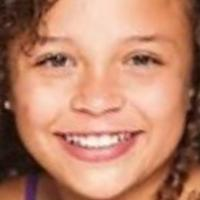
#> input picture data/UTKFace/10_1_1_20170117134313205.jpg.chip.jpg, 200 x 200 px, found by its file name; its folder holds only this picture in this run
$ jupyter execute --allow-errors UTKface_prediction.ipynb
#> lines starting #> are read from the running program, lines starting #| are printed output that depends on the picture
## loading
#libraries installed

[cell 1]
import os
import cv2
import numpy as np
import pandas as pd
import matplotlib.pyplot as plt
import seaborn as sns
from PIL import Image
from skimage.feature import hog
from sklearn.ensemble import RandomForestRegressor
from sklearn.svm import SVR
from sklearn.model_selection import train_test_split
from sklearn.metrics import mean_absolute_error, mean_squared_error
from sklearn.preprocessing import StandardScaler

print("All libraries loaded successfully!")

#image load

[cell 2]
data_path = r"C:\Users\91885\Documents\VS CODE\UTKface_prediction\data\UTKFace"

records = []

for filename in os.listdir(data_path):
    if filename.endswith(".jpg"):
        try:
            parts = filename.split("_")
            age = int(parts[0])
            gender = int(parts[1])  # 0=Male, 1=Female
            race = int(parts[2])    # 0=White,1=Black,2=Asian,3=Indian,4=Other
            filepath = os.path.join(data_path, filename)
            records.append([age, gender, race, filepath])
        except:
            continue

df = pd.DataFrame(records, columns=['Age', 'Gender', 'Race', 'FilePath'])

print(f"Total images loaded: {len(df)}")
print(f"\nAge range: {df['Age'].min()} to {df['Age'].max()}")
print(f"\nFirst 5 rows:")
df.head()

#visualize image

[cell 3]
fig, axes = plt.subplots(2, 5, figsize=(15, 6))
axes = axes.flatten()
#> (the rest of this cell did not finish here and is left out)

#age distribution

[cell 4]
fig, axes = plt.subplots(1, 2, figsize=(12, 4))

# Age histogram
axes[0].hist(df['Age'], bins=30, color='#42A5F5', edgecolor='white')
axes[0].set_title('Age Distribution', fontweight='bold')
axes[0].set_xlabel('Age')
axes[0].set_ylabel('Count')

# Age by Gender
df['GenderLabel'] = df['Gender'].map({0: 'Male', 1: 'Female'})
df.boxplot(column='Age', by='GenderLabel', ax=axes[1],
           boxprops=dict(color='#1565C0'),
           medianprops=dict(color='#F44336', linewidth=2))
axes[1].set_title('Age Distribution by Gender', fontweight='bold')
axes[1].set_xlabel('Gender')
axes[1].set_ylabel('Age')
plt.suptitle('')

plt.tight_layout()
plt.show()
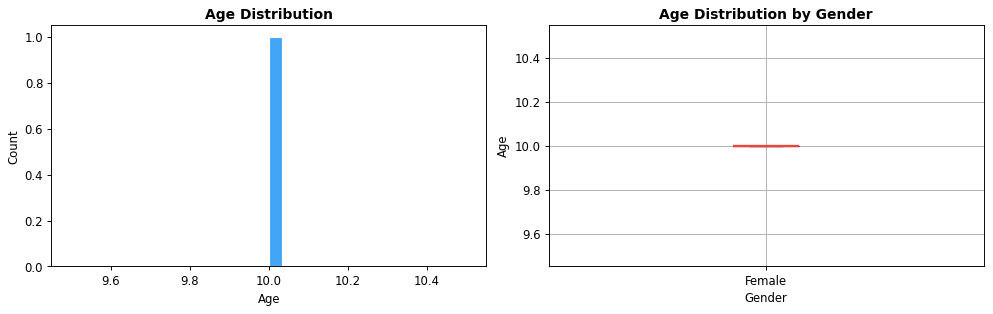
#> figure drawn by matplotlib, 2 panels; panel 1: tallest bar 1 high, from x = 10 to 10.03

print(f"\nAge Statistics:")
print(df['Age'].describe().round(2))

#dataset overview

[cell 5]
print("=" * 45)
print("       UTKFACE DATASET OVERVIEW")
print("=" * 45)

print(f"""
Total Images:     {len(df)}

Age Distribution:
  Min Age:        {df['Age'].min()}
  Max Age:        {df['Age'].max()}
  Average Age:    {df['Age'].mean():.1f}
  Most Common:    {df['Age'].mode()[0]}

Gender Split:
  Male:           {(df['Gender']==0).sum()} ({(df['Gender']==0).mean()*100:.1f}%)
  Female:         {(df['Gender']==1).sum()} ({(df['Gender']==1).mean()*100:.1f}%)

Race Distribution:
  White:          {(df['Race']==0).sum()}
  Black:          {(df['Race']==1).sum()}
  Asian:          {(df['Race']==2).sum()}
  Indian:         {(df['Race']==3).sum()}
  Other:          {(df['Race']==4).sum()}
""")
print("=" * 45)

## feature extraction
#extracting color histogram featres

[cell 6]
def extract_color_histogram(image_path, bins=32):
#> called with bins = 32
    img = cv2.imread(image_path)
#> img is the input picture: shape (200, 200, 3); mean B, G, R 108.3, 132.8, 187.9
    img = cv2.resize(img, (64, 64))
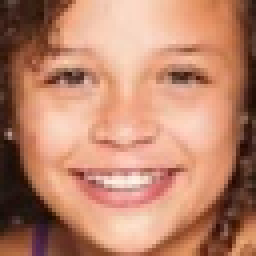
#> img: shape (64, 64, 3) (shown 4 times larger); mean B, G, R 108.2, 132.7, 187.8

    # Extract histogram for each RGB channel
    hist_r = cv2.calcHist([img], [0], None, [bins], [0, 256]).flatten()
#> hist_r = 32 values, max 280 at index 18, min 0 at index 29, mean 128
    hist_g = cv2.calcHist([img], [1], None, [bins], [0, 256]).flatten()
#> hist_g = 32 values, max 324 at index 22, min 0 at index 31, mean 128
    hist_b = cv2.calcHist([img], [2], None, [bins], [0, 256]).flatten()
#> hist_b = 32 values, max 775 at index 30, min 0 at index 0, mean 128

    # Normalize histograms
    hist_r /= hist_r.sum()
#> hist_r = 32 values, max 0.0684 at index 18, min 0 at index 29, mean 0.0312
    hist_g /= hist_g.sum()
#> hist_g = 32 values, max 0.0791 at index 22, min 0 at index 31, mean 0.0312
    hist_b /= hist_b.sum()
#> hist_b = 32 values, max 0.189 at index 30, min 0 at index 0, mean 0.0312

    return np.concatenate([hist_r, hist_g, hist_b])

# Test on one image
test_features = extract_color_histogram(df['FilePath'][0])
#> test_features = 96 values, max 0.189 at index 94, min 0 at index 29, mean 0.0312
print(f"Color histogram feature size: {test_features.shape}")
#| Color histogram feature size: (96,)
print("Sample features:", test_features[:5].round(4))
#| Sample features: [0.0132 0.0349 0.0461 0.0425 0.0391]

#extract HOG features

[cell 7]
from skimage.feature import hog
from skimage import color

def extract_hog_features(image_path):
    img = cv2.imread(image_path)
    img = cv2.resize(img, (64, 64))
    img_gray = cv2.cvtColor(img, cv2.COLOR_BGR2GRAY)
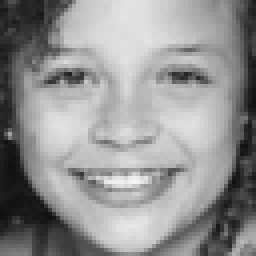
#> img_gray: shape (64, 64) (shown 4 times larger); min 15, max 245, mean 146.4

    hog_features = hog(
        img_gray,
        orientations=8,
        pixels_per_cell=(8, 8),
        cells_per_block=(2, 2),
        visualize=False
    )
#> hog_features = 1568 values, max 0.419 at index 1357, min 0 at index 43, mean 0.135
    return hog_features

# Test on one image
test_hog = extract_hog_features(df['FilePath'][0])
#> test_hog has the same summary as hog_features in extract_hog_features
print(f"HOG feature size: {test_hog.shape}")
#| HOG feature size: (1568,)

$ run again, on data/UTKFace/19_1_0_20170103162951552.jpg.chip.jpg
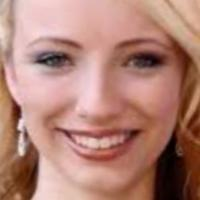
#> input picture data/UTKFace/19_1_0_20170103162951552.jpg.chip.jpg, 200 x 200 px, found by its file name
#> `plt.show()`:
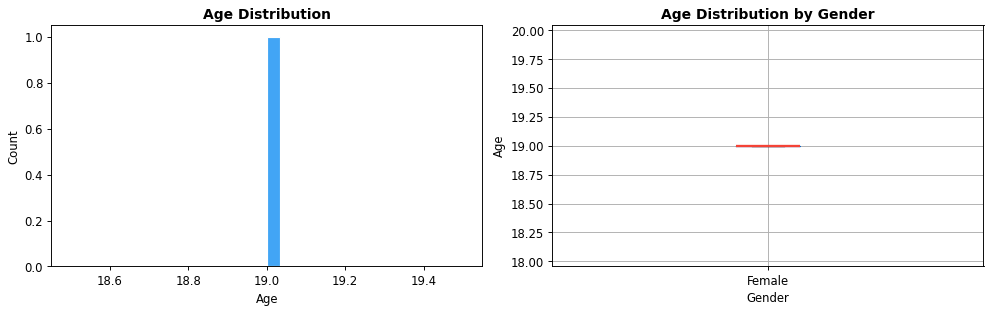
#> figure drawn by matplotlib, 2 panels; panel 1: tallest bar 1 high, from x = 19 to 19.03
#> in extract_color_histogram, img is the input picture: shape (200, 200, 3); mean B, G, R 117.3, 129.7, 177.1
#> img: shape (64, 64, 3)
#> in extract_color_histogram, `hist_r = cv2.calcHist([img], [0], None, [bins], [0, 256]).flatten()`: hist_r = 32 values, max 228 at index 19, min 0 at index 28, mean 128
#> in extract_color_histogram, `hist_g = cv2.calcHist([img], [1], None, [bins], [0, 256]).flatten()`: hist_g = 32 values, max 283 at index 21, min 0 at index 28, mean 128
#> in extract_color_histogram, `hist_b = cv2.calcHist([img], [2], None, [bins], [0, 256]).flatten()`: hist_b = 32 values, max 346 at index 27, min 1 at index 0, mean 128
#> in extract_color_histogram, `hist_r /= hist_r.sum()`: hist_r = 32 values, max 0.0557 at index 19, min 0 at index 28, mean 0.0312
#> in extract_color_histogram, `hist_g /= hist_g.sum()`: hist_g = 32 values, max 0.0691 at index 21, min 0 at index 28, mean 0.0312
#> in extract_color_histogram, `hist_b /= hist_b.sum()`: hist_b = 32 values, max 0.0845 at index 27, min 0.000244 at index 0, mean 0.0312
#> test_features = 96 values, max 0.0845 at index 91, min 0 at index 28, mean 0.0312
#| Color histogram feature size: (96,)
#| Sample features: [0.0417 0.0264 0.0205 0.0193 0.0168]
#> in extract_hog_features, `img_gray = cv2.cvtColor(img, cv2.COLOR_BGR2GRAY)`:
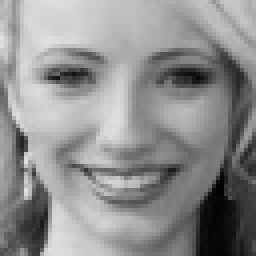
#> img_gray: shape (64, 64) (shown 4 times larger); min 3, max 226, mean 142.4
#> hog_features = 1568 values, max 0.465 at index 1376, min 0 at index 78, mean 0.134
#> test_hog has the same summary as hog_features in extract_hog_features
#| HOG feature size: (1568,)

$ run again, on data/UTKFace/1_0_2_20161219155850477.jpg.chip.jpg
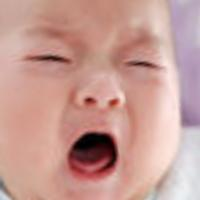
#> input picture data/UTKFace/1_0_2_20161219155850477.jpg.chip.jpg, 200 x 200 px, found by its file name
#> `plt.show()`:
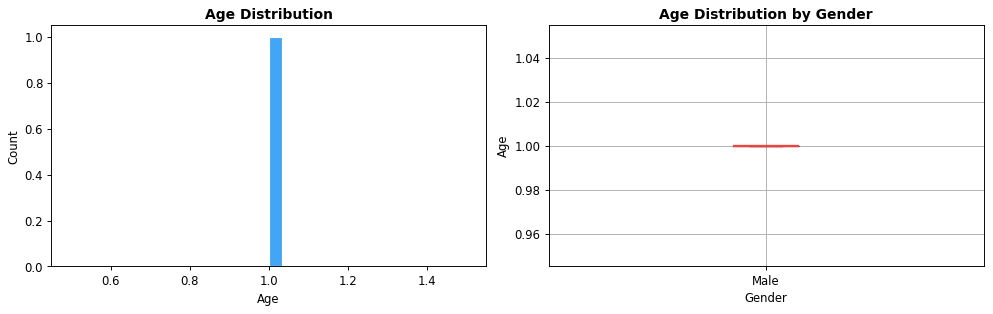
#> figure drawn by matplotlib, 2 panels; panel 1: tallest bar 1 high, from x = 1 to 1.03
#> in extract_color_histogram, img is the input picture: shape (200, 200, 3); mean B, G, R 148.1, 155.9, 198.9
#> img: shape (64, 64, 3)
#> in extract_color_histogram, `hist_r = cv2.calcHist([img], [0], None, [bins], [0, 256]).flatten()`: hist_r = 32 values, max 604 at index 18, min 0 at index 31, mean 128
#> in extract_color_histogram, `hist_g = cv2.calcHist([img], [1], None, [bins], [0, 256]).flatten()`: hist_g = 32 values, max 663 at index 20, min 0 at index 31, mean 128
#> in extract_color_histogram, `hist_b = cv2.calcHist([img], [2], None, [bins], [0, 256]).flatten()`: hist_b = 32 values, max 926 at index 26, min 3 at index 5, mean 128
#> in extract_color_histogram, `hist_r /= hist_r.sum()`: hist_r = 32 values, max 0.147 at index 18, min 0 at index 31, mean 0.0312
#> in extract_color_histogram, `hist_g /= hist_g.sum()`: hist_g = 32 values, max 0.162 at index 20, min 0 at index 31, mean 0.0312
#> in extract_color_histogram, `hist_b /= hist_b.sum()`: hist_b = 32 values, max 0.226 at index 26, min 0.000732 at index 5, mean 0.0312
#> test_features = 96 values, max 0.226 at index 90, min 0 at index 31, mean 0.0312
#| Color histogram feature size: (96,)
#| Sample features: [0.011  0.0034 0.0046 0.0044 0.0059]
#> in extract_hog_features, `img_gray = cv2.cvtColor(img, cv2.COLOR_BGR2GRAY)`:
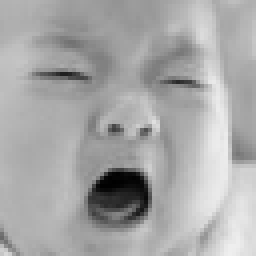
#> img_gray: shape (64, 64) (shown 4 times larger); min 0, max 239, mean 167.8
#> hog_features = 1568 values, max 0.477 at index 458, min 0 at index 3, mean 0.134
#> test_hog has the same summary as hog_features in extract_hog_features
#| HOG feature size: (1568,)

$ run again, on data/UTKFace/1_0_3_20161219230714633.jpg.chip.jpg
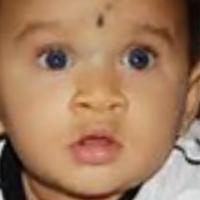
#> input picture data/UTKFace/1_0_3_20161219230714633.jpg.chip.jpg, 200 x 200 px, found by its file name
#> `plt.show()`:
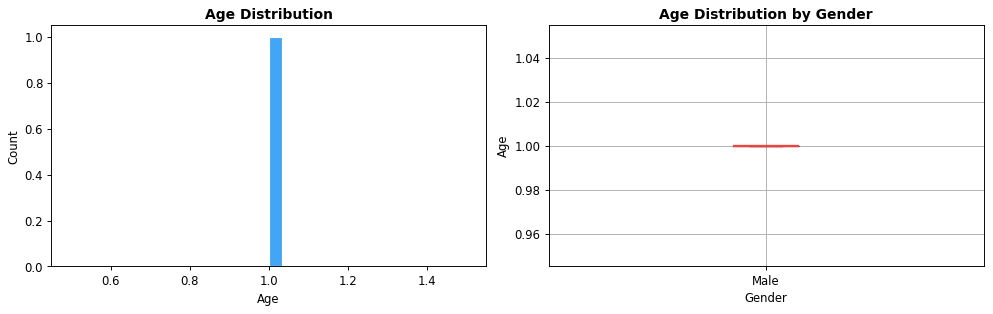
#> figure drawn by matplotlib, 2 panels; panel 1: tallest bar 1 high, from x = 1 to 1.03
#> in extract_color_histogram, img is the input picture: shape (200, 200, 3); mean B, G, R 95.6, 125.4, 164.2
#> img: shape (64, 64, 3)
#> in extract_color_histogram, `hist_r = cv2.calcHist([img], [0], None, [bins], [0, 256]).flatten()`: hist_r = 32 values, max 482 at index 14, min 0 at index 29, mean 128
#> in extract_color_histogram, `hist_g = cv2.calcHist([img], [1], None, [bins], [0, 256]).flatten()`: hist_g = 32 values, max 474 at index 19, min 0 at index 29, mean 128
#> in extract_color_histogram, `hist_b = cv2.calcHist([img], [2], None, [bins], [0, 256]).flatten()`: hist_b = 32 values, max 596 at index 24, min 0 at index 29, mean 128
#> in extract_color_histogram, `hist_r /= hist_r.sum()`: hist_r = 32 values, max 0.118 at index 14, min 0 at index 29, mean 0.0312
#> in extract_color_histogram, `hist_g /= hist_g.sum()`: hist_g = 32 values, max 0.116 at index 19, min 0 at index 29, mean 0.0312
#> in extract_color_histogram, `hist_b /= hist_b.sum()`: hist_b = 32 values, max 0.146 at index 24, min 0 at index 29, mean 0.0312
#> test_features = 96 values, max 0.146 at index 88, min 0 at index 29, mean 0.0312
#| Color histogram feature size: (96,)
#| Sample features: [0.0139 0.0242 0.0303 0.0142 0.0217]
#> in extract_hog_features, `img_gray = cv2.cvtColor(img, cv2.COLOR_BGR2GRAY)`:
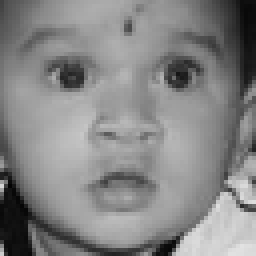
#> img_gray: shape (64, 64) (shown 4 times larger); min 2, max 226, mean 133.5
#> hog_features = 1568 values, max 0.441 at index 679, min 0 at index 3, mean 0.137
#> test_hog has the same summary as hog_features in extract_hog_features
#| HOG feature size: (1568,)

$ run again, on data/UTKFace/12_1_0_20170102234319611.jpg.chip.jpg
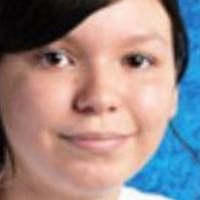
#> input picture data/UTKFace/12_1_0_20170102234319611.jpg.chip.jpg, 200 x 200 px, found by its file name
#> `plt.show()`:
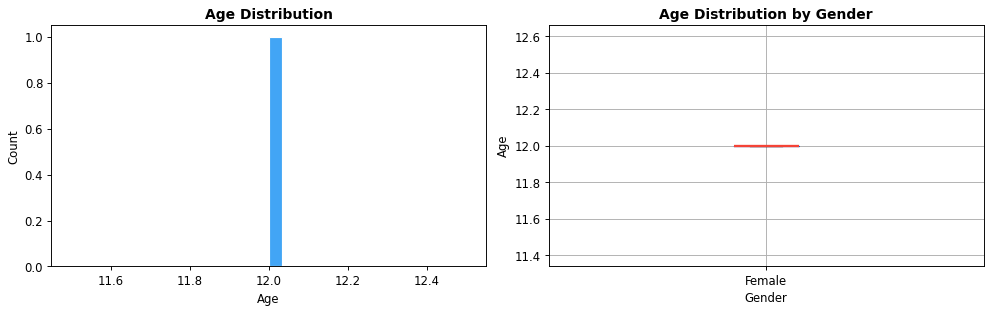
#> figure drawn by matplotlib, 2 panels; panel 1: tallest bar 1 high, from x = 12 to 12.03
#> in extract_color_histogram, img is the input picture: shape (200, 200, 3); mean B, G, R 136, 136.4, 152.4
#> img: shape (64, 64, 3)
#> in extract_color_histogram, `hist_r = cv2.calcHist([img], [0], None, [bins], [0, 256]).flatten()`: hist_r = 32 values, max 263 at index 23, min 14 at index 30, mean 128
#> in extract_color_histogram, `hist_g = cv2.calcHist([img], [1], None, [bins], [0, 256]).flatten()`: hist_g = 32 values, max 282 at index 18, min 5 at index 29, mean 128
#> in extract_color_histogram, `hist_b = cv2.calcHist([img], [2], None, [bins], [0, 256]).flatten()`: hist_b = 32 values, max 426 at index 30, min 24 at index 10, mean 128
#> in extract_color_histogram, `hist_r /= hist_r.sum()`: hist_r = 32 values, max 0.0642 at index 23, min 0.00342 at index 30, mean 0.0312
#> in extract_color_histogram, `hist_g /= hist_g.sum()`: hist_g = 32 values, max 0.0688 at index 18, min 0.00122 at index 29, mean 0.0312
#> in extract_color_histogram, `hist_b /= hist_b.sum()`: hist_b = 32 values, max 0.104 at index 30, min 0.00586 at index 10, mean 0.0312
#> test_features = 96 values, max 0.104 at index 94, min 0.00122 at index 61, mean 0.0312
#| Color histogram feature size: (96,)
#| Sample features: [0.0569 0.0388 0.0098 0.0095 0.0076]
#> in extract_hog_features, `img_gray = cv2.cvtColor(img, cv2.COLOR_BGR2GRAY)`:
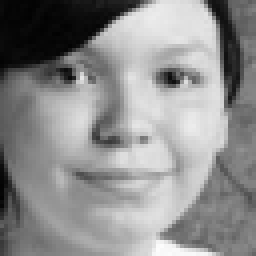
#> img_gray: shape (64, 64) (shown 4 times larger); min 2, max 252, mean 141.1
#> hog_features = 1568 values, max 0.487 at index 98, min 0 at index 7, mean 0.136
#> test_hog has the same summary as hog_features in extract_hog_features
#| HOG feature size: (1568,)
